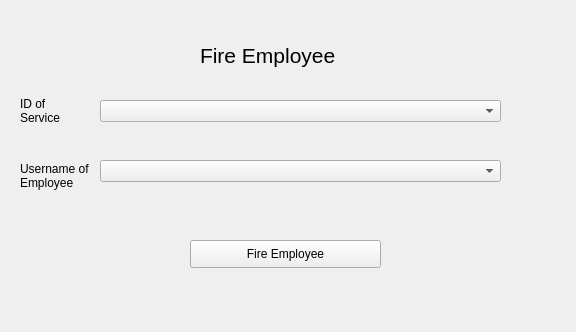
<?xml version="1.0" encoding="UTF-8"?>
<ui version="4.0">
 <class>Form</class>
 <widget class="QWidget" name="Form">
  <property name="geometry">
   <rect>
    <x>0</x>
    <y>0</y>
    <width>576</width>
    <height>332</height>
   </rect>
  </property>
  <property name="windowTitle">
   <string>Form</string>
  </property>
  <widget class="QLabel" name="label">
   <property name="geometry">
    <rect>
     <x>200</x>
     <y>-20</y>
     <width>321</width>
     <height>151</height>
    </rect>
   </property>
   <property name="font">
    <font>
     <pointsize>16</pointsize>
    </font>
   </property>
   <property name="text">
    <string>Fire Employee</string>
   </property>
  </widget>
  <widget class="QPushButton" name="FireEmployee">
   <property name="geometry">
    <rect>
     <x>190</x>
     <y>240</y>
     <width>191</width>
     <height>28</height>
    </rect>
   </property>
   <property name="text">
    <string>Fire Employee</string>
   </property>
  </widget>
  <widget class="QComboBox" name="EmployeeUsername">
   <property name="geometry">
    <rect>
     <x>100</x>
     <y>160</y>
     <width>401</width>
     <height>22</height>
    </rect>
   </property>
  </widget>
  <widget class="QLabel" name="label_2">
   <property name="geometry">
    <rect>
     <x>20</x>
     <y>160</y>
     <width>81</width>
     <height>31</height>
    </rect>
   </property>
   <property name="text">
    <string>Username of
Employee</string>
   </property>
  </widget>
  <widget class="QLabel" name="label_4">
   <property name="geometry">
    <rect>
     <x>20</x>
     <y>90</y>
     <width>71</width>
     <height>41</height>
    </rect>
   </property>
   <property name="text">
    <string>ID of
Service</string>
   </property>
  </widget>
  <widget class="QComboBox" name="ServiceID">
   <property name="geometry">
    <rect>
     <x>100</x>
     <y>100</y>
     <width>401</width>
     <height>22</height>
    </rect>
   </property>
  </widget>
 </widget>
 <resources/>
 <connections/>
</ui>
